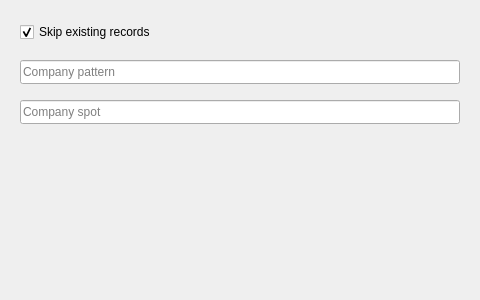
<?xml version="1.0" encoding="UTF-8"?>
<ui version="4.0">
 <class>XcityOrganization</class>
 <widget class="QWidget" name="XcityOrganization">
  <property name="geometry">
   <rect>
    <x>0</x>
    <y>0</y>
    <width>480</width>
    <height>300</height>
   </rect>
  </property>
  <property name="windowTitle">
   <string>Form</string>
  </property>
  <widget class="QCheckBox" name="XcityJpSkip">
   <property name="geometry">
    <rect>
     <x>20</x>
     <y>20</y>
     <width>440</width>
     <height>24</height>
    </rect>
   </property>
   <property name="text">
    <string>Skip existing records</string>
   </property>
   <property name="checked">
    <bool>true</bool>
   </property>
  </widget>
  <widget class="QLineEdit" name="XcityJpComId">
   <property name="geometry">
    <rect>
     <x>20</x>
     <y>60</y>
     <width>440</width>
     <height>24</height>
    </rect>
   </property>
   <property name="placeholderText">
    <string>Company pattern</string>
   </property>
  </widget>
  <widget class="QLineEdit" name="XcityJpComMark">
   <property name="geometry">
    <rect>
     <x>20</x>
     <y>100</y>
     <width>440</width>
     <height>24</height>
    </rect>
   </property>
   <property name="placeholderText">
    <string>Company spot</string>
   </property>
  </widget>
 </widget>
 <resources/>
 <connections>
  <connection>
   <sender>XcityJpComId</sender>
   <signal>editingFinished()</signal>
   <receiver>XcityOrganization</receiver>
   <slot>XcityJpChanged()</slot>
   <hints>
    <hint type="sourcelabel">
     <x>239</x>
     <y>71</y>
    </hint>
    <hint type="destinationlabel">
     <x>239</x>
     <y>149</y>
    </hint>
   </hints>
  </connection>
  <connection>
   <sender>XcityJpSkip</sender>
   <signal>stateChanged(int)</signal>
   <receiver>XcityOrganization</receiver>
   <slot>XcityValueChanged(int)</slot>
   <hints>
    <hint type="sourcelabel">
     <x>239</x>
     <y>31</y>
    </hint>
    <hint type="destinationlabel">
     <x>239</x>
     <y>149</y>
    </hint>
   </hints>
  </connection>
  <connection>
   <sender>XcityJpComMark</sender>
   <signal>editingFinished()</signal>
   <receiver>XcityOrganization</receiver>
   <slot>XcityJpChanged()</slot>
   <hints>
    <hint type="sourcelabel">
     <x>239</x>
     <y>111</y>
    </hint>
    <hint type="destinationlabel">
     <x>239</x>
     <y>149</y>
    </hint>
   </hints>
  </connection>
 </connections>
</ui>
